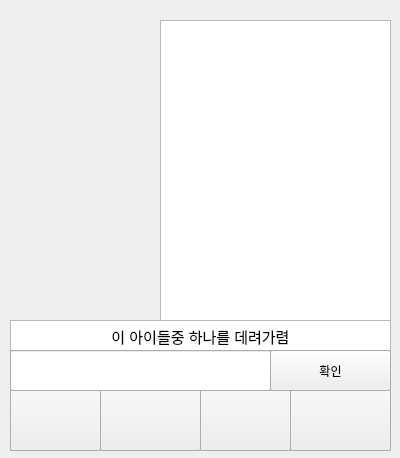
<?xml version="1.0" encoding="UTF-8"?>
<ui version="4.0">
 <class>Form</class>
 <widget class="QWidget" name="Form">
  <property name="geometry">
   <rect>
    <x>0</x>
    <y>0</y>
    <width>400</width>
    <height>458</height>
   </rect>
  </property>
  <property name="windowTitle">
   <string>Form</string>
  </property>
  <widget class="QLabel" name="label">
   <property name="geometry">
    <rect>
     <x>10</x>
     <y>20</y>
     <width>151</width>
     <height>301</height>
    </rect>
   </property>
   <property name="text">
    <string/>
   </property>
   <property name="pixmap">
    <pixmap>오박사.jpeg</pixmap>
   </property>
   <property name="scaledContents">
    <bool>true</bool>
   </property>
  </widget>
  <widget class="QFrame" name="sel_pok">
   <property name="geometry">
    <rect>
     <x>10</x>
     <y>350</y>
     <width>381</width>
     <height>101</height>
    </rect>
   </property>
   <property name="frameShape">
    <enum>QFrame::StyledPanel</enum>
   </property>
   <property name="frameShadow">
    <enum>QFrame::Raised</enum>
   </property>
   <widget class="QPushButton" name="pikachu">
    <property name="geometry">
     <rect>
      <x>0</x>
      <y>0</y>
      <width>91</width>
      <height>101</height>
     </rect>
    </property>
    <property name="styleSheet">
     <string notr="true"/>
    </property>
    <property name="text">
     <string/>
    </property>
    <property name="icon">
     <iconset>
      <normaloff>피카츄.png</normaloff>피카츄.png</iconset>
    </property>
    <property name="iconSize">
     <size>
      <width>105</width>
      <height>105</height>
     </size>
    </property>
   </widget>
   <widget class="QPushButton" name="ggobook">
    <property name="geometry">
     <rect>
      <x>190</x>
      <y>0</y>
      <width>91</width>
      <height>101</height>
     </rect>
    </property>
    <property name="styleSheet">
     <string notr="true"/>
    </property>
    <property name="text">
     <string/>
    </property>
    <property name="icon">
     <iconset>
      <normaloff>꼬부기.jpeg</normaloff>꼬부기.jpeg</iconset>
    </property>
    <property name="iconSize">
     <size>
      <width>140</width>
      <height>130</height>
     </size>
    </property>
   </widget>
   <widget class="QPushButton" name="piry">
    <property name="geometry">
     <rect>
      <x>90</x>
      <y>0</y>
      <width>101</width>
      <height>101</height>
     </rect>
    </property>
    <property name="styleSheet">
     <string notr="true"/>
    </property>
    <property name="text">
     <string/>
    </property>
    <property name="icon">
     <iconset>
      <normaloff>파이리.jpeg</normaloff>파이리.jpeg</iconset>
    </property>
    <property name="iconSize">
     <size>
      <width>105</width>
      <height>105</height>
     </size>
    </property>
   </widget>
   <widget class="QPushButton" name="isanghae">
    <property name="geometry">
     <rect>
      <x>280</x>
      <y>0</y>
      <width>101</width>
      <height>101</height>
     </rect>
    </property>
    <property name="styleSheet">
     <string notr="true"/>
    </property>
    <property name="text">
     <string/>
    </property>
    <property name="icon">
     <iconset>
      <normaloff>이상해씨.jpeg</normaloff>이상해씨.jpeg</iconset>
    </property>
    <property name="iconSize">
     <size>
      <width>105</width>
      <height>105</height>
     </size>
    </property>
   </widget>
  </widget>
  <widget class="QFrame" name="name_frame">
   <property name="geometry">
    <rect>
     <x>10</x>
     <y>350</y>
     <width>381</width>
     <height>41</height>
    </rect>
   </property>
   <property name="frameShape">
    <enum>QFrame::StyledPanel</enum>
   </property>
   <property name="frameShadow">
    <enum>QFrame::Raised</enum>
   </property>
   <widget class="QPushButton" name="ok">
    <property name="geometry">
     <rect>
      <x>260</x>
      <y>0</y>
      <width>121</width>
      <height>41</height>
     </rect>
    </property>
    <property name="text">
     <string>확인</string>
    </property>
   </widget>
   <widget class="QLineEdit" name="input_name">
    <property name="geometry">
     <rect>
      <x>0</x>
      <y>0</y>
      <width>261</width>
      <height>41</height>
     </rect>
    </property>
   </widget>
   <zorder>input_name</zorder>
   <zorder>ok</zorder>
  </widget>
  <widget class="QTextBrowser" name="lineEdit">
   <property name="geometry">
    <rect>
     <x>160</x>
     <y>20</y>
     <width>231</width>
     <height>301</height>
    </rect>
   </property>
  </widget>
  <widget class="QTextEdit" name="textEdit">
   <property name="geometry">
    <rect>
     <x>10</x>
     <y>320</y>
     <width>381</width>
     <height>31</height>
    </rect>
   </property>
   <property name="verticalScrollBarPolicy">
    <enum>Qt::ScrollBarAlwaysOff</enum>
   </property>
   <property name="horizontalScrollBarPolicy">
    <enum>Qt::ScrollBarAlwaysOff</enum>
   </property>
   <property name="html">
    <string>&lt;!DOCTYPE HTML PUBLIC &quot;-//W3C//DTD HTML 4.0//EN&quot; &quot;http://www.w3.org/TR/REC-html40/strict.dtd&quot;&gt;
&lt;html&gt;&lt;head&gt;&lt;meta name=&quot;qrichtext&quot; content=&quot;1&quot; /&gt;&lt;style type=&quot;text/css&quot;&gt;
p, li { white-space: pre-wrap; }
&lt;/style&gt;&lt;/head&gt;&lt;body style=&quot; font-family:'Ubuntu'; font-size:11pt; font-weight:400; font-style:normal;&quot;&gt;
&lt;p align=&quot;center&quot; style=&quot; margin-top:0px; margin-bottom:0px; margin-left:0px; margin-right:0px; -qt-block-indent:0; text-indent:0px;&quot;&gt;이 아이들중 하나를 데려가렴&lt;/p&gt;&lt;/body&gt;&lt;/html&gt;</string>
   </property>
  </widget>
  <zorder>sel_pok</zorder>
  <zorder>label</zorder>
  <zorder>lineEdit</zorder>
  <zorder>textEdit</zorder>
  <zorder>name_frame</zorder>
 </widget>
 <resources>
  <include location="qrc1.qrc"/>
 </resources>
 <connections>
  <connection>
   <sender>ok</sender>
   <signal>clicked()</signal>
   <receiver>sel_pok</receiver>
   <slot>show()</slot>
   <hints>
    <hint type="sourcelabel">
     <x>315</x>
     <y>355</y>
    </hint>
    <hint type="destinationlabel">
     <x>200</x>
     <y>400</y>
    </hint>
   </hints>
  </connection>
 </connections>
</ui>
